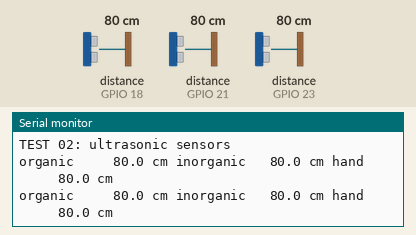
Bench run of a sketch on a simulated ESP32. On the bench: the last lines printed to the serial monitor. Wiring (inferred from the names in the program): 3 × ultrasonic range finder: trigger GPIO 5, echo GPIO 18 / trigger GPIO 19, echo GPIO 21 / trigger GPIO 22, echo GPIO 23. The inputs (shaded band) are chosen by the test bench; at power-on: distance to the obstacle (sensors on GPIO 18, GPIO 21, GPIO 23) 80 cm. The echo pulse lasts 58.3 µs per cm.

Above: at 1.9 s.
2.0 s: distance to the obstacle (sensor on GPIO 18) set to 2 cm
At 3.4 s:
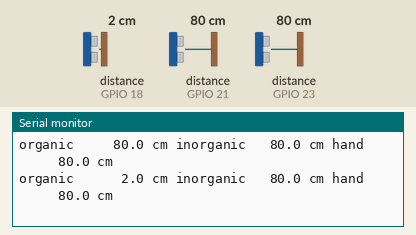
5.0 s: distance to the obstacle (sensor on GPIO 21) set to 2 cm
At 6.4 s:
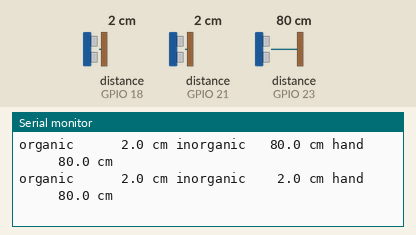
8.6 s: distance to the obstacle (sensor on GPIO 23) set to 2 cm
At 10.1 s:
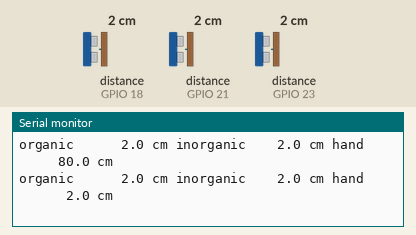
12.2 s: distance to the obstacle (sensor on GPIO 18) set to 18 cm
At 14.0 s:
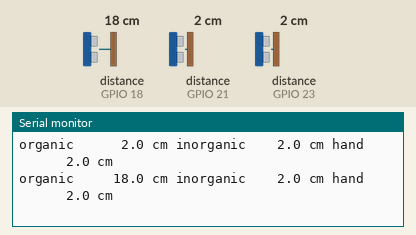
15.7 s: distance to the obstacle (sensor on GPIO 21) set to 18 cm
At 17.6 s:
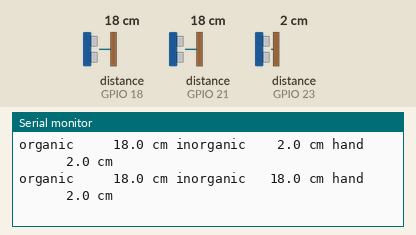
19.3 s: distance to the obstacle (sensor on GPIO 23) set to 120 cm
At 21.1 s:
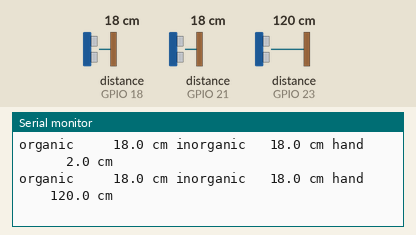

The sketch:

02_ultrasonic.ino
```cpp
/*
 * TEST 02 - the 3 HC-SR04 ultrasonic sensors (main ESP32 DevKit)
 * Wiring (each sensor): VCC -> 5V, GND -> GND, TRIG -> ESP32 pin,
 *   ECHO -> 1k resistor -> ESP32 pin, and ESP32 pin -> 2k resistor -> GND  (5V echo -> 3.3V)
 *   organic   TRIG 5   ECHO 18
 *   inorganic TRIG 19  ECHO 21
 *   hand      TRIG 22  ECHO 23
 * Expected: three distances in cm every second. Move your hand in front of each sensor:
 * the number must change. "--" means no echo (check wiring / divider / sensor facing a wall < 2 cm).
 */
const int TRIG[3] = {5, 19, 22};
const int ECHO[3] = {18, 21, 23};
const char* NAME[3] = {"organic", "inorganic", "hand"};

float readCm(int trig, int echo) {
  digitalWrite(trig, LOW);  delayMicroseconds(3);
  digitalWrite(trig, HIGH); delayMicroseconds(10);
  digitalWrite(trig, LOW);
  unsigned long us = pulseIn(echo, HIGH, 30000);
  return us == 0 ? -1 : us * 0.0343f / 2.0f;     // speed of sound 343 m/s, there and back
}

void setup() {
  Serial.begin(115200);
  for (int i = 0; i < 3; i++) { pinMode(TRIG[i], OUTPUT); pinMode(ECHO[i], INPUT); }
  Serial.println("TEST 02: ultrasonic sensors");
}

void loop() {
  for (int i = 0; i < 3; i++) {
    float d = readCm(TRIG[i], ECHO[i]);
    if (d < 0) Serial.printf("%-10s --      ", NAME[i]);
    else       Serial.printf("%-10s %5.1f cm ", NAME[i], d);
    delay(60);                                    // let echoes die before the next sensor
  }
  Serial.println();
  delay(1000);
}
```

Measured:
- after the input at 2.0 s, the serial monitor: prints a new line after 0.39 s (image 1)
- after the input at 5.0 s, the serial monitor: prints a new line after 0.97 s (image 2)
- after the input at 8.6 s, the serial monitor: prints a new line after 0.93 s (image 3)
- after the input at 12.2 s, the serial monitor: prints a new line after 0.87 s (image 4)
- after the input at 15.7 s, the serial monitor: prints a new line after 0.92 s (image 5)
- after the input at 19.3 s, the serial monitor: prints a new line after 0.87 s (image 6)
